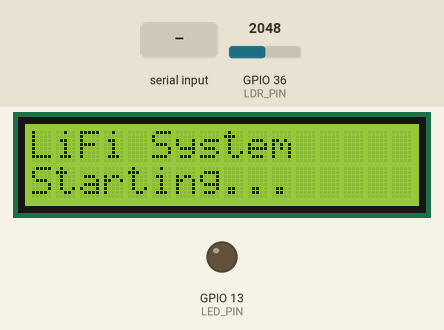
Bench run of a sketch on a simulated ESP32. On the bench: 16×2 character LCD, output pins drawn as LEDs (lit = HIGH). Inputs (shaded band) come from the test bench; at power-on: GPIO 36 (LDR_PIN) = 2048. What the sketch prints to the serial monitor is not drawn.

Above: at 0.1 s.
2.8 s: "1" received over Serial
At 7.3 s:
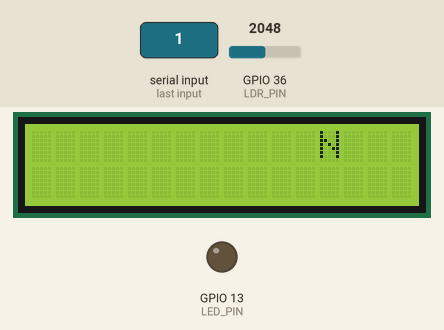
At 22.9 s:
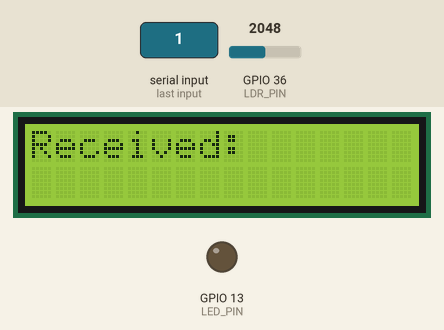
Timing chart, 0 to 23.8 s (numbered marks = the images above; inputs shaded):
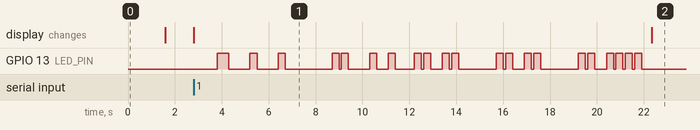

Measured:
- after the input at 2.8 s, GPIO 13 (LED_PIN): LOW → HIGH after 1.0 s, → LOW 0.50 s later, → HIGH 0.90 s later, → LOW 0.30 s later, … (42 changes in this stretch); the display: changes at once (image 1)

The sketch:

transmitter-receiver.ino
```cpp
// FINAL WORKING CODE
#include <Wire.h>
#include <LiquidCrystal_I2C.h>

// Change address if needed (0x27 or 0x3F)
LiquidCrystal_I2C lcd(0x27, 16, 2);
#define LED_PIN 13
#define LDR_PIN A0

int threshold = 500;
String message = "Hello";

// ---------- TIMINGS ----------
int bitDuration = 300;

int pulseOn  = 300;
int pulseOff = 300;
int bitGap   = 800;

int mode = 0;

// ---------- SETUP ----------
void setup() {

  pinMode(LED_PIN, OUTPUT);
  pinMode(LDR_PIN, INPUT);
  lcd.init();
lcd.backlight();

lcd.setCursor(0, 0);
lcd.print("LiFi System");
lcd.setCursor(0, 1);
lcd.print("Starting...");
delay(1500);
lcd.clear();

  Serial.begin(9600);

  Serial.println("LiFi System Starting...");
}

// ---------- AUTO CALIBRATION ----------
void autoCalibrate() {
  Serial.println("Calibrating...");

  digitalWrite(LED_PIN, LOW);
  delay(500);
  int offVal = analogRead(LDR_PIN);

  digitalWrite(LED_PIN, HIGH);
  delay(500);
  int onVal = analogRead(LDR_PIN);

  digitalWrite(LED_PIN, LOW);

  threshold = (onVal + offVal) / 2;

  Serial.print("OFF: "); Serial.println(offVal);
  Serial.print("ON : "); Serial.println(onVal);
  Serial.print("Threshold: "); Serial.println(threshold);
}

// ---------- LDR SAMPLE (Plotter Compatible) ----------
int sampleLDR() {
  int val = analogRead(LDR_PIN);

  // Real-time visualization
  Serial.print(val);
  Serial.print(" ");
  Serial.println(threshold);

  return (val > threshold) ? 1 : 0;
}

// ---------- NORMAL MODE ----------
int sendReadBitNormal(int bitVal) {

  digitalWrite(LED_PIN, bitVal);
  delay(bitDuration / 2);

  int received = sampleLDR();

  delay(bitDuration / 2);
  digitalWrite(LED_PIN, LOW);
  delay(100);

  return received;
}

// ---------- SECURE MODE ----------
int sendReadBitSecure(int bitVal) {

  int pulses = (bitVal == 0) ? 1 : 2;
  int counted = 0;

  for (int i = 0; i < pulses; i++) {

    digitalWrite(LED_PIN, HIGH);
    delay(pulseOn / 2);

    counted += sampleLDR();

    delay(pulseOn / 2);

    digitalWrite(LED_PIN, LOW);
    delay(pulseOff);
  }

  delay(bitGap);

  Serial.print("[");
  Serial.print(counted);
  Serial.print("] ");

  return (counted >= 2) ? 1 : 0;
}

// ---------- CHAR ----------
char sendAndReceiveChar(char ch) {

  byte received = 0;

  for (int i = 7; i >= 0; i--) {

    int bitVal = bitRead(ch, i);
    int rx;

    if (mode == 1)
      rx = sendReadBitNormal(bitVal);
    else
      rx = sendReadBitSecure(bitVal);

    received |= (rx << i);
  }

  return (char)received;
}

// ---------- MESSAGE ----------
void sendMessage() {


  String output = "";
  unsigned long t0 = millis();

  for (int i = 0; i < message.length(); i++) {
    char r = sendAndReceiveChar(message[i]);
    output += r;
    delay(300);
  }

  unsigned long t1 = millis();

  Serial.println();
  Serial.print("Received: "); Serial.println(output);
  lcd.clear();
lcd.setCursor(0, 0);
lcd.print("Received:");

lcd.setCursor(0, 1);
lcd.print(output);

  Serial.print("Time: ");
  Serial.print(t1 - t0);
  Serial.println(" ms");

  if (output == message)
    Serial.println("Match OK");
  else
    Serial.println("Error");

  if (mode == 1)
    Serial.println("Normal Mode (Vulnerable)");
  else
    Serial.println("Secure Mode (Protected)");

  Serial.println("-----------------------");
}

// ---------- LOOP ----------
void loop() {

  Serial.println("\nSelect Mode:");
  Serial.println("1 → Normal");
  Serial.println("2 → Secure");

  while (Serial.available() == 0);

  char input = Serial.read();

  while (Serial.available()) Serial.read();

  if (input == '1') {
    mode = 1;
    Serial.println("Normal Mode");
  }
  else if (input == '2') {
    mode = 2;
    Serial.println("Secure Mode");
  }
  else {
    Serial.println("Invalid input");
    return;
  }
  lcd.setCursor(12, 0);
if (mode == 1)
    lcd.print("N");
else
    lcd.print("S");
  delay(500);

  autoCalibrate();

  delay(500);

  sendMessage();

  delay(2000);
}
```

Attacker.cpp
```cpp
// ESP32 ATTACKER CODE
// Timing Side-Channel Observer for LiFi Communication

#define LDR_PIN 34

int threshold = 300;      // Adjust if needed
int bitDuration = 300;    // Must match transmitter timing

// ---------- WAIT FOR SIGNAL ----------
void waitForStart() {

  while (true) {

    int val = analogRead(LDR_PIN);

    if (val > threshold) {
      delay(bitDuration);   // Sync with incoming signal
      break;
    }
  }
}

// ---------- READ SINGLE BIT ----------
int readBit() {

  // Sample at center of bit
  delay(bitDuration / 2);

  int val = analogRead(LDR_PIN);

  int bit = (val > threshold) ? 1 : 0;

  // Finish remaining duration
  delay(bitDuration / 2);

  return bit;
}

// ---------- READ 8 BITS ----------
void read8Bits() {

  Serial.print("Bits: ");

  for (int i = 0; i < 8; i++) {

    int bitVal = readBit();

    Serial.print(bitVal);
  }

  Serial.println();
}

// ---------- SETUP ----------
void setup() {

  Serial.begin(115200);

  Serial.println("ESP32 Timing Attack Observer");
}

// ---------- LOOP ----------
void loop() {

  waitForStart();

  read8Bits();

  delay(1000);
}
```
